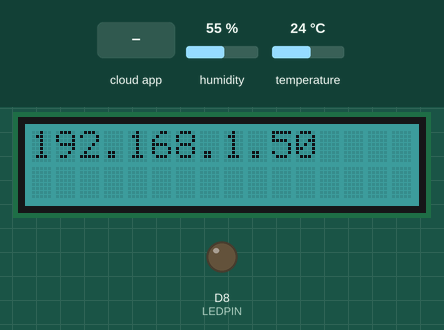
The sketch below on a simulated ESP8266 (NodeMCU). Shown: 16×2 character LCD, output pins drawn as LEDs (lit = HIGH). Inputs (shaded band) come from the test bench; at power-on: humidity 55 %, temperature 24 °C. WiFi joins after 1.5 s; servers stay silent unless stated; no MQTT or app messages arrive unless stated; what the sketch prints to the serial monitor is not drawn.

Above: at 2.7 s.
2.8 s: the phone or cloud app sets led to HIGH
At 3.8 s:
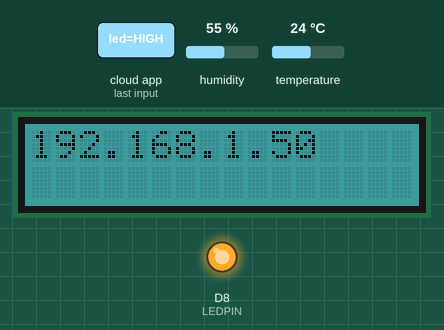
4.3 s: the phone or cloud app sets led to LOW
At 5.7 s:
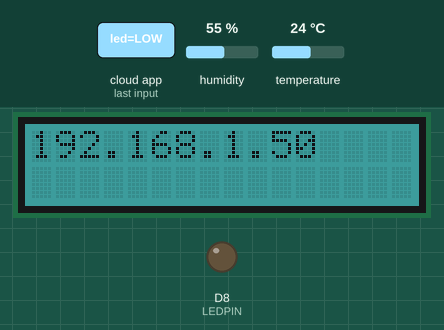
Timing chart, 0 to 7.3 s (numbered marks = the images above; inputs shaded):
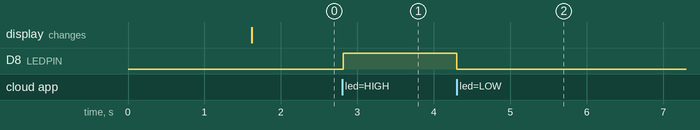

The sketch:

task4.ino
```cpp
#include <ESP8266WiFi.h>
#include "Adafruit_MQTT.h"
#include "Adafruit_MQTT_Client.h"
#include <rgb_lcd.h>        // include the grove RGB LCD library
#include <SimpleDHT.h>


/*********************************** Hardware defines ***********************************************
 *
 ***************************************************************************************************/
#define LEDPIN      15
#define ANALOGUE  A0
#define DHTPIN 16

/******************************* Function prototypes ************************************************
 *
 ***************************************************************************************************/
void MQTTconnect ( void );

/*********************************** Network defines ************************************************
 *
 ***************************************************************************************************/
#define ssid          "Nofal"    // your hotspot SSID or name
#define password      "nofal123"    // your hotspot password

/*********************************** Adafruit IO defines*********************************************
 *
 ***************************************************************************************************/
//#define NOPUBLISH      // comment this out once publishing at less than 10 second intervals

#define ADASERVER     "io.adafruit.com"     // do not change this
#define ADAPORT       8883                  // do not change this
#define ADAUSERNAME   "200238391"               // ADD YOUR username here between the qoutation marks
#define ADAKEY        "aio_fTLl70kUbK78v4oOhXxBRQTT6vH6" // ADD YOUR Adafruit key here betwwen marks

/******************************** Global instances / variables***************************************
 *
 ***************************************************************************************************/
WiFiClientSecure client;    // create a class instance for the MQTT server
rgb_lcd LCD;          // create a class instance of the rgb_lcd class
SimpleDHT22 dht22;

static const char *fingerprint PROGMEM = "77 00 54 2D DA E7 D8 03 27 31 23 99 EB 27 DB CB A5 4C 57 18";

// create an instance of the Adafruit MQTT class. This requires the client, server, portm username and
// the Adafruit key
Adafruit_MQTT_Client MQTT(&client, ADASERVER, ADAPORT, ADAUSERNAME, ADAKEY);

int red = 0, green = 128, blue = 128;             // variables for the RGB backlight colour

/******************************** Feeds *************************************************************
 *
 ***************************************************************************************************/
//Feeds we publish to

// Setup a feed called LED to subscibe to HIGH/LOW changes
Adafruit_MQTT_Subscribe LED = Adafruit_MQTT_Subscribe(&MQTT, ADAUSERNAME "/feeds/led");
Adafruit_MQTT_Publish POT = Adafruit_MQTT_Publish(&MQTT, ADAUSERNAME "/feeds/pot");
Adafruit_MQTT_Publish TEMP  = Adafruit_MQTT_Publish(&MQTT, ADAUSERNAME "/feeds/temp");
Adafruit_MQTT_Publish HUMID  = Adafruit_MQTT_Publish(&MQTT, ADAUSERNAME "/feeds/humid");


/********************************** Main*************************************************************
 *
 ***************************************************************************************************/

int gettemphumid (float *temperature, float *humidity)
{
  if( dht22.read2(DHTPIN, temperature, humidity, NULL) != SimpleDHTErrSuccess )
  {
    Serial.print("Failed to read DHT sensor");
    delay(2000);
    *temperature = -999;
    *humidity = -999;
    return 0; //fall
  }

  Serial.print("Humidity: ");
  Serial.print(*humidity);
  Serial.println(" RH(%)");
  Serial.print("Temperature: ");
  Serial.print(*temperature);
  Serial.println(" *C");
  return 1; //success
}

void setup()
{
  pinMode(LEDPIN,OUTPUT);
  Serial.begin(115200);                         // open a serial port at 115,200 baud
  while(!Serial)                                // wait for serial peripheral to initialise
  {
    ;
  }
  delay(10);                                    // additional delay before attempting to use the serial peripheral
  Serial.print("Attempting to connect to ");    // Inform of us connecting
  Serial.print(ssid);                           // print the ssid over serial

  WiFi.begin(ssid, password);                   // attemp to connect to the access point SSID with the password

  while (WiFi.status() != WL_CONNECTED)         // whilst we are not connected
  {
    delay(500);                                 // wait for 0.5 seconds (500ms)
    Serial.print(".");                          // print a .
  }
  Serial.print("\n");                           // print a new line

  Serial.println("Succesfully connected");      // let us now that we have now connected to the access point
  Serial.print("Mac address: ");                // print the MAC address
  Serial.println(WiFi.macAddress());            // note that the arduino println function will print all six mac bytes for us
  Serial.print("IP:  ");                        // print the IP address
  Serial.println(WiFi.localIP());               // In the same way, the println function prints all four IP address bytes
  Serial.print("Subnet masks: ");               // Print the subnet mask
  Serial.println(WiFi.subnetMask());
  Serial.print("Gateway: ");                    // print the gateway IP address
  Serial.println(WiFi.gatewayIP());
  Serial.print("DNS: ");                        // print the DNS IP address
  Serial.println(WiFi.dnsIP());

  LCD.begin(16, 2);                             // initialise the LCD
  LCD.setRGB(red, green, blue);                 // set the background colour

  LCD.print(WiFi.localIP());                    // update the display with the local (i.e. board) IP address


  MQTT.subscribe(&LED);                         // subscribe to the LED feed
  client.setFingerprint(fingerprint);
}
/************************************** Loop ********************************************************
 *
 ***************************************************************************************************/
void loop()
{
  float temp, humid;
  gettemphumid(&temp,&humid);
  // This function call ensures that we have a connection to the Adafruit MQTT server. This will make
  // the first connection and automatically tries to reconnect if disconnected. However, if there are
  // three consecutive failled attempts, the code will deliberately reset the microcontroller via the
  // watch dog timer via a forever loop.
  MQTTconnect();

  // an example of subscription code
  Adafruit_MQTT_Subscribe *subscription;                    // create a subscriber object instance
  while ( subscription = MQTT.readSubscription(5000) )      // Read a subscription and wait for max of 5 seconds.
  {                                                         // will return 1 on a subscription being read.
    if (subscription == &LED)                               // if the subscription we have receieved matches the one we are after
    {
      Serial.print("Recieved from the LED subscription:");  // print the subscription out
      Serial.println((char *)LED.lastread);                 // we have to cast the array of 8 bit values back to chars to print
      if(!strcmp((char *)LED.lastread,"HIGH"))
            digitalWrite(15, HIGH);
       if(!strcmp((char *)LED.lastread,"LOW"))
            digitalWrite(15, LOW);

      // ADD code here to compare (char *)LED.lastread against "HIGH" or "LOW". Refer to previous labs
      // for how to use STRCMP. You should use two ifs rather than an if then else structure.
      // we could also convert characters received into integer variables via the use of atoi for passing values from the
      // the broker to the ESP8266


    }
  }


  // Add publishing code here
//  if(!POT.publish(analogRead(ANALOGUE)))
//  Serial.println("The publishing failed");
//  else
//  Serial.println("The publishing succeeded");

  TEMP.publish(temp);
  HUMID.publish(humid);


  // keep alive code. If we are only subscribing, we need to ensure that we are connected. If we do not
  // get a response from a ping to the MQQT broker, disconnect such that on the next loop iteration, we reconnect.
  // Note that this is not needed if we publish to the broker every 10 seconds or less.
  // Compile time directives are used to add or remove this code to the sketch. Once you are publishing,
  // simply remove this code from the sketch by commenting out #define NOPUBLISH at the top of the sketch
  #ifdef NOPUBLISH
  if ( !MQTT.ping() )
  {
    MQTT.disconnect();
  }
  #endif
}
/******************************* MQTT connect *******************************************************
 *
 ***************************************************************************************************/
void MQTTconnect ( void )
{
  unsigned char tries = 0;

  // Stop if already connected.
  if ( MQTT.connected() )
  {
    return;
  }

  Serial.print("Connecting to MQTT... ");

  while ( MQTT.connect() != 0 )                                        // while we are
  {
       Serial.println("Will try to connect again in five seconds");   // inform user
       MQTT.disconnect();                                             // disconnect
       delay(5000);                                                   // wait 5 seconds
       tries++;
       if (tries == 3)
       {
          Serial.println("problem with communication, forcing WDT for reset");
          while (1)
          {
            ;   // forever do nothing
          }
       }
  }

  Serial.println("MQTT succesfully connected!");
}
```

Measured:
- after the input at 2.8 s, D8 (LEDPIN): LOW → HIGH at once
- after the input at 4.3 s, D8 (LEDPIN): HIGH → LOW at once
